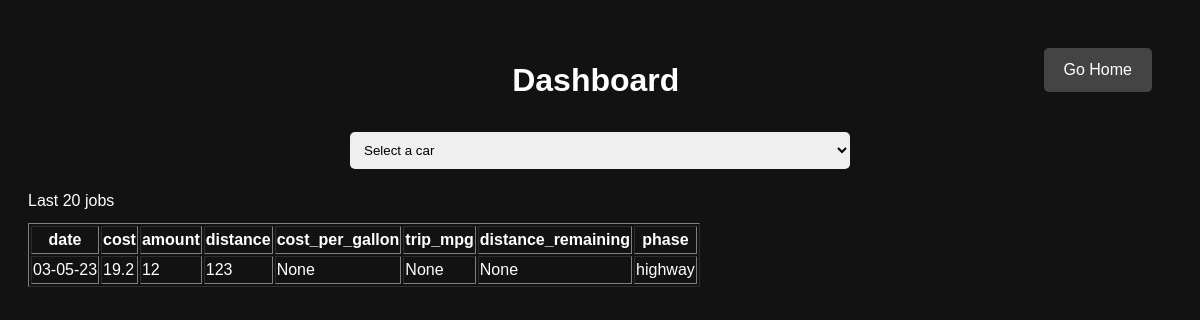
Page /dashboard on the earlier database version.
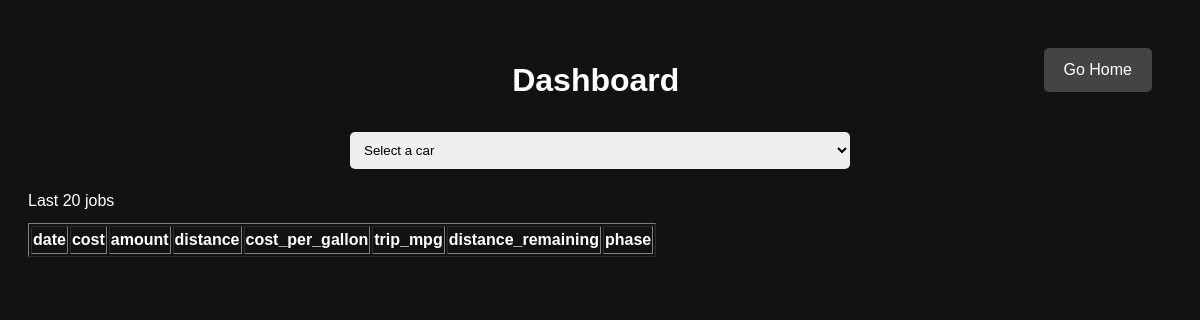
Same page on the later database version.
### tables this page shows
CREATE TABLE gas (
    gas_id INTEGER PRIMARY KEY AUTOINCREMENT,
    car_id INTEGER NOT NULL,
    date DATE,
    cost NUMERIC, 
    amount NUMERIC,
    distance NUMERIC,
    cost_per_gallon NUMERIC,
    trip_mpg NUMERIC,
    distance_remaining NUMERIC,
    phase string, 
    foreign key (car_id) references cars(car_id)
);

### app.py (the view)
@server.route('/dashboard')
def dashboard():
    cars = gas.get_all_cars()
    gas_table = gas.dashboard_gas_table(3).to_html(index=False, justify='center', classes='table table-striped table-hover table-bordered table-sm justify-content-center')
    print(gas_table)
    return render_template('dashboard.html', gas_table=gas_table, cars=cars)

### classes/gas.py (called while the page is built)
    def get_gas_by_car(self, car_id) -> pd.DataFrame:
        gas_df = pd.read_sql_query("SELECT * FROM gas WHERE car_id = ?", self.db, params=(car_id,))
        return gas_df

    def get_all_cars(self):
        cars_df = pd.read_sql_query("SELECT * FROM cars", self.db)
        return cars_df.to_dict(orient="records")

    def dashboard_gas_table(self, car_id):
        gas_table = self.get_gas_by_car(car_id)[['date','cost','amount','distance','cost_per_gallon','trip_mpg','distance_remaining','phase']]
        return gas_table

### templates/dashboard.html (shortened to what this page needs)
<!DOCTYPE html>
<html>
<head>
<body>
  <header>
      <h1>Dashboard</h1>
      <a href="/">Go Home</a>
  </header>
  <form action="{{ url_for('add_gas') }}" method="POST">
    <select id="cars-dropdown">
      <option value="" selected disabled">Select a car</option>
    </select>
  </form>
  <div class="col-sm-6">
    <div class="card">
      <div class="card-body">
        <div class="row justify-content-center">
            <div class="card-body">
            <div class="fields" style="justify-content: center; margin-bottom: 20px;">
              <label>Last 20 jobs</label>
              {{ gas_table|safe }}
            </div>
          </div>
        </div>
      </div>
    </div>
  </div>
</body>

Differences in the rows shown:
no longer on this page (row edited): gas: phase "date cost amount distance cost_per_gallon trip_mpg distance_remaining phase 03-05-23 19.2 12 123 None None None highway"
Other differences:
{{ gas_table|safe }}: (not shown) → "date cost amount distance cost_per_gallon trip_mpg distance_remaining phase"
